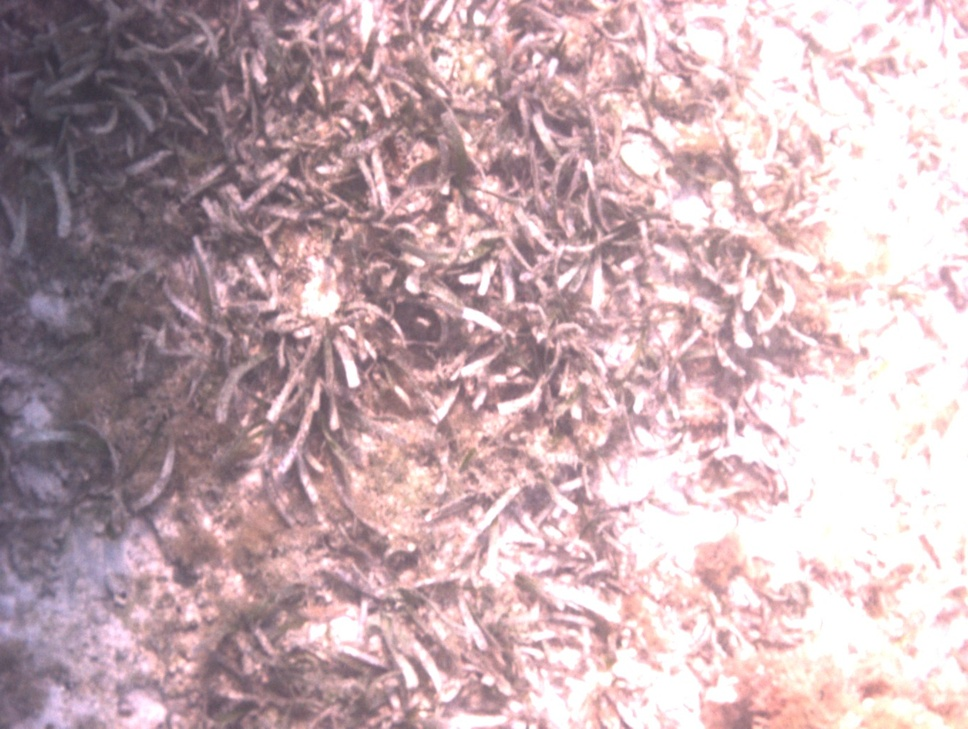
#> input picture CoralImageClassification/v.3.0/test/test.jpg, 968 x 729 px, shrunk from 1360 x 1024 before the run
$ python testNormalization.py   (Python 2 division)
#> lines starting #> are read from the running program, lines starting #| are printed output that depends on the picture
### CoralImageClassification/v.3.0/Modules/ImageIO.py
import cv
import cv2
import os
import numpy
from PIL import Image
from numpy import array


'''
Read and write images using openCV. This is a central class to read and write files and is really just a simple wrapper class. You don't need this at all!

'''


def cvread(filename):
    '''Use openCV to read an image'''
    return cv.LoadImage(filename)

# [4 lines left out: function as_array, not called in this run]


def cv2read(filename):
    '''Use cv2 to read an image'''
#> called with filename = 'test.jpg'
    return cv2.imread(filename)
#> returned value is the input picture: shape (729, 968, 3); mean B, G, R 177.8, 172.2, 197.2
#| (729, 968, 3)

# [5 lines left out: function cv2grayscale, not called in this run]

### CoralImageClassification/v.3.0/Modules/Normalization.py
import numpy
import cv2
from matplotlib import pyplot as plt

'''A class with several different ways to normalize an image'''

def Tyler(img):
    '''
    Tyler's approach to normalizing an image.
    In this approach, we set each pixel to be 255 * the fraction of RGB at that pixel, thus we normalize the intensity.
    In reality we just pull out the things that are either almost all red, green, or blue, and the rest are set to nearly black
    '''

    if (len(img.shape) < 3):
        sys.stderr.write("For tyler normalization we use the BGR image and not each channel")

    im2 = numpy.zeros_like(img)
    for j in range(img.shape[0]):
        for i in range(img.shape[1]):
            sumrgb = int(img[j,i][0]) + int(img[j,i][1]) + int(img[j,i][2])
            if sumrgb == 0:
                #print i, " ", j, " = ", sumrgb, " : ", img[j,i][0], " ", img[j,i][1], " ", img[j,i][2]
                im2[j,i] = [0,0,0]
            else:
                b = (img[j,i][0]/sumrgb)*255
                g = (img[j,i][1]/sumrgb)*255
                r = (img[j,i][2]/sumrgb)*255
                im2[j,i] = [b,g,r]
#> im2: shape (729, 968, 3); every value is 0

    return im2

def simpleNorm(img):
    '''A simple normalization to make the maximum value 255'''
    imgc=numpy.zeros_like(img)
    for i in range(img.shape[2]):
        imgc[:,:,i] = img[:,:,i] * 255.0/img[:,:,i].max()
    return imgc

def equalizeHistograms(img):
    '''Use histogram equalization on each of the channels to normalize the image.
This is only valid for grayscale images, so we will convert the image if necessary.'''
    gr = img
    if len(img.shape)==3:
        gr = cv2.cvtColor(img,cv2.COLOR_BGR2GRAY)
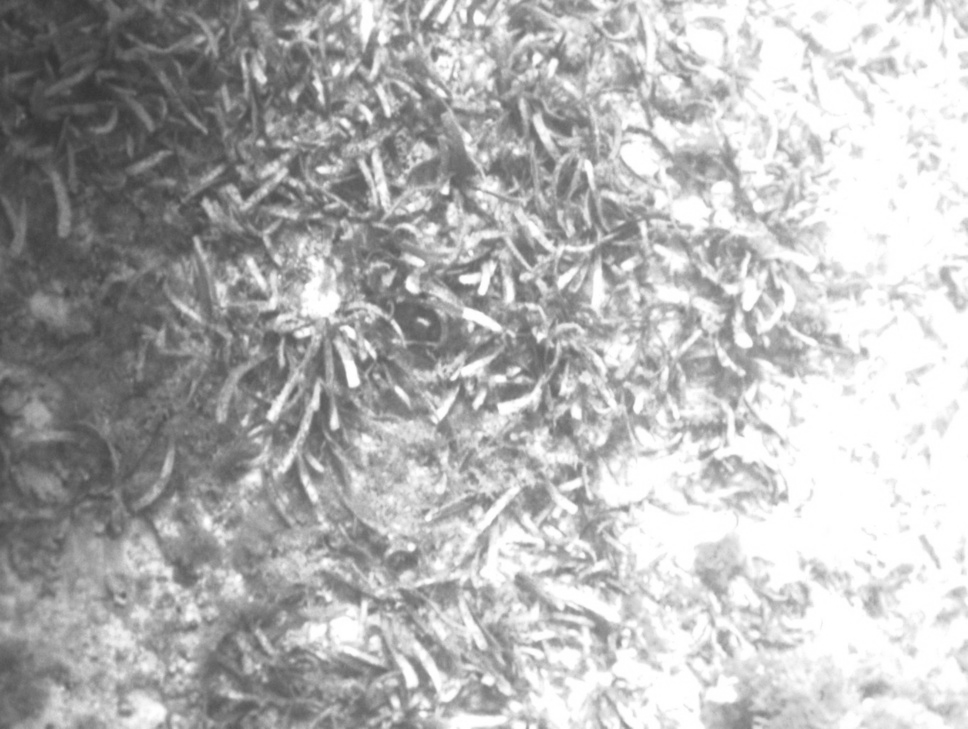
#> gr: shape (729, 968); min 50, max 255, mean 180.3

    return cv2.equalizeHist(gr)
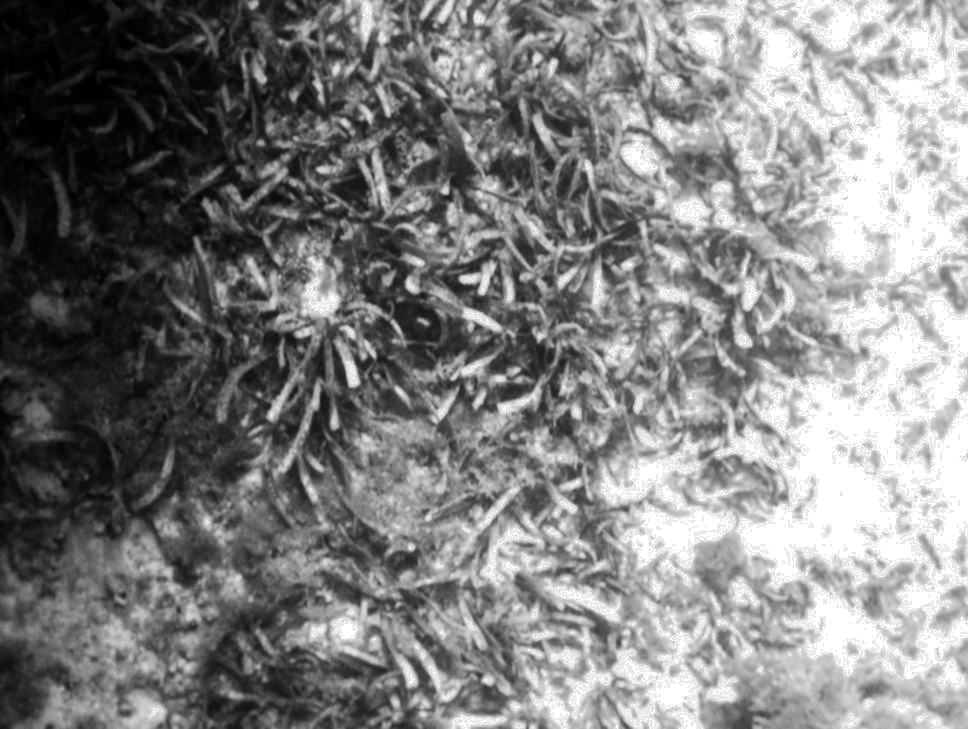
#> returned value: shape (729, 968); min 0, max 255, mean 129.4

### CoralImageClassification/v.3.0/test/testNormalization.py
import sys
sys.path.append('../Modules/')
import cv2
import ImageIO
import Normalization
from matplotlib import pyplot as plt
import numpy

'''
A test program to make sure that the Normalization methods work.

This normalizes the images, and displays them.
'''

test = 'test.jpg'
#test = "/home/redwards/Dropbox/ComputerVision/TestCode/test.png"
im = ImageIO.cv2read(test)
print im.shape


print "Testing Tylers normalization"
tn = Normalization.Tyler(im)

print "Testing histogram equalization"
he = Normalization.equalizeHistograms(im)
heo = numpy.ones_like(im)
heo[:,:,0]=he
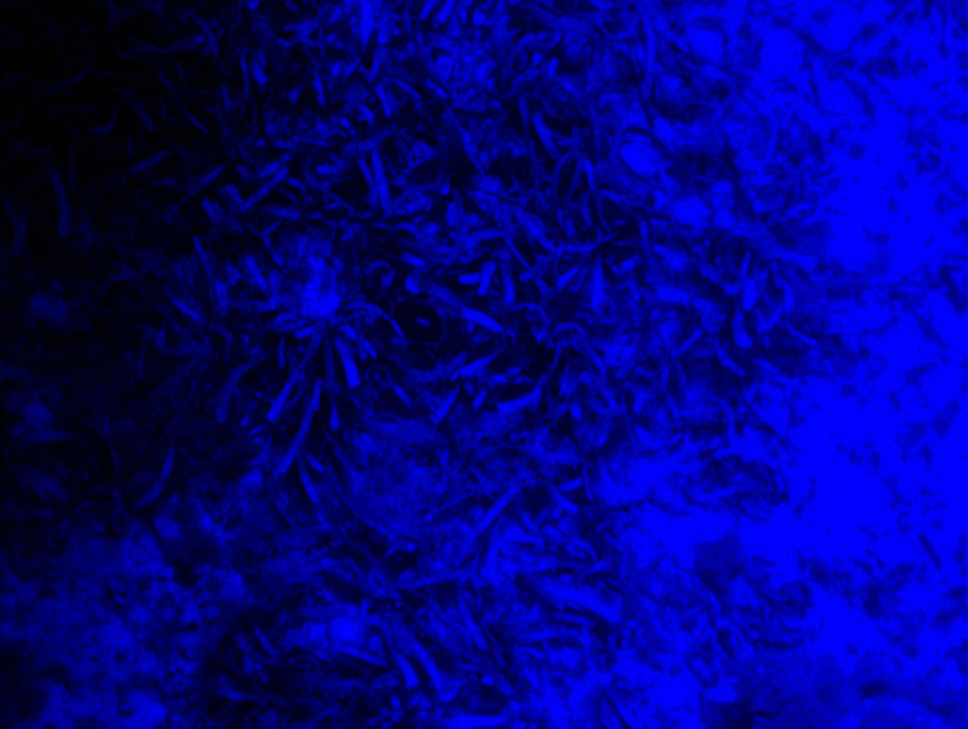
#> heo: shape (729, 968, 3); mean of channels 0, 1, 2 129.4, 1, 1; drawn as B, G, R
heo[:,:,1]=he
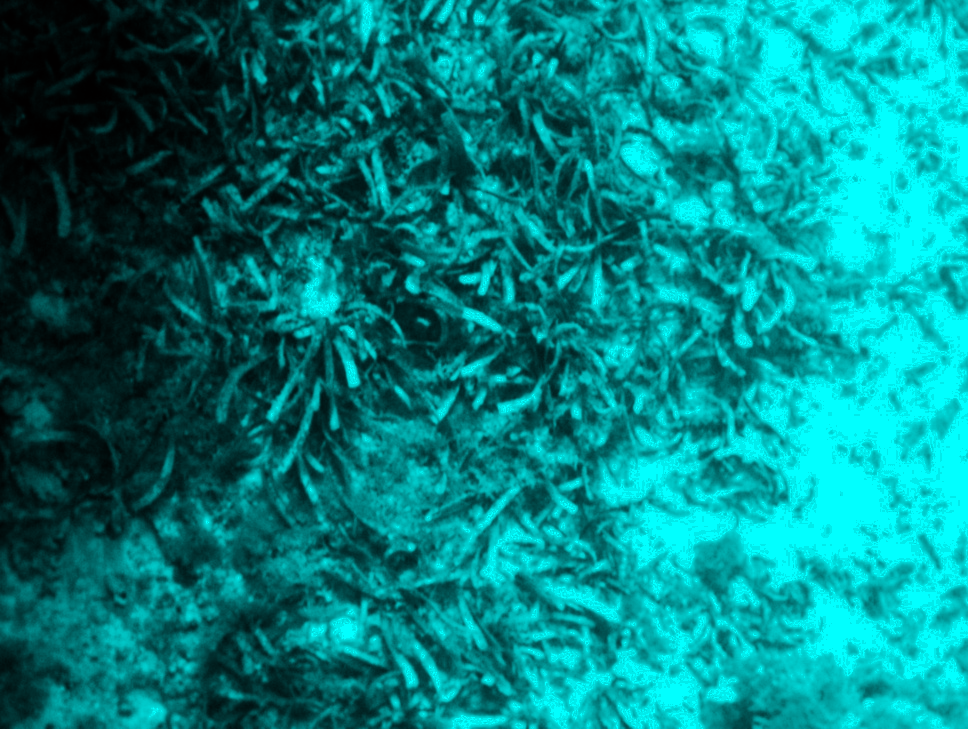
#> heo: shape (729, 968, 3); mean of channels 0, 1, 2 129.4, 129.4, 1; drawn as B, G, R
heo[:,:,2]=he

print "Simple normaliztion"
nh = Normalization.simpleNorm(im)
print nh.shape
#| (729, 968, 3)

partone = numpy.vstack([im, heo])
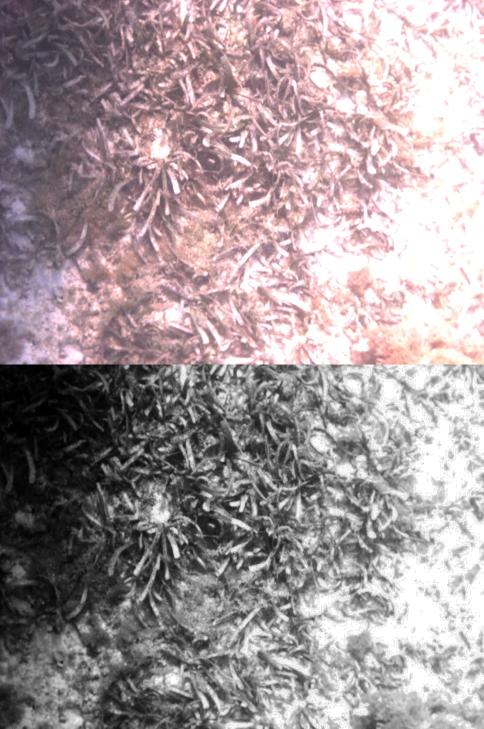
#> partone: shape (1458, 968, 3) (shown at 1/2 size); mean B, G, R 153.6, 150.8, 163.3
parttwo = numpy.vstack([tn, nh])
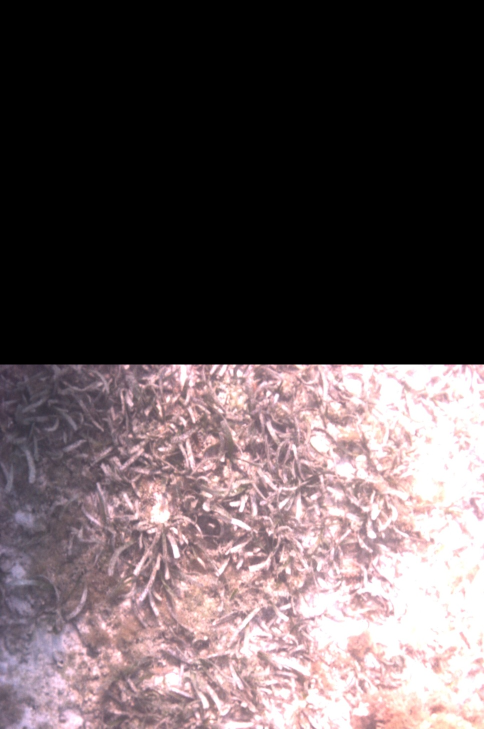
#> parttwo: shape (1458, 968, 3) (shown at 1/2 size); mean B, G, R 88.9, 86.1, 98.6

allim = numpy.hstack([partone, parttwo])
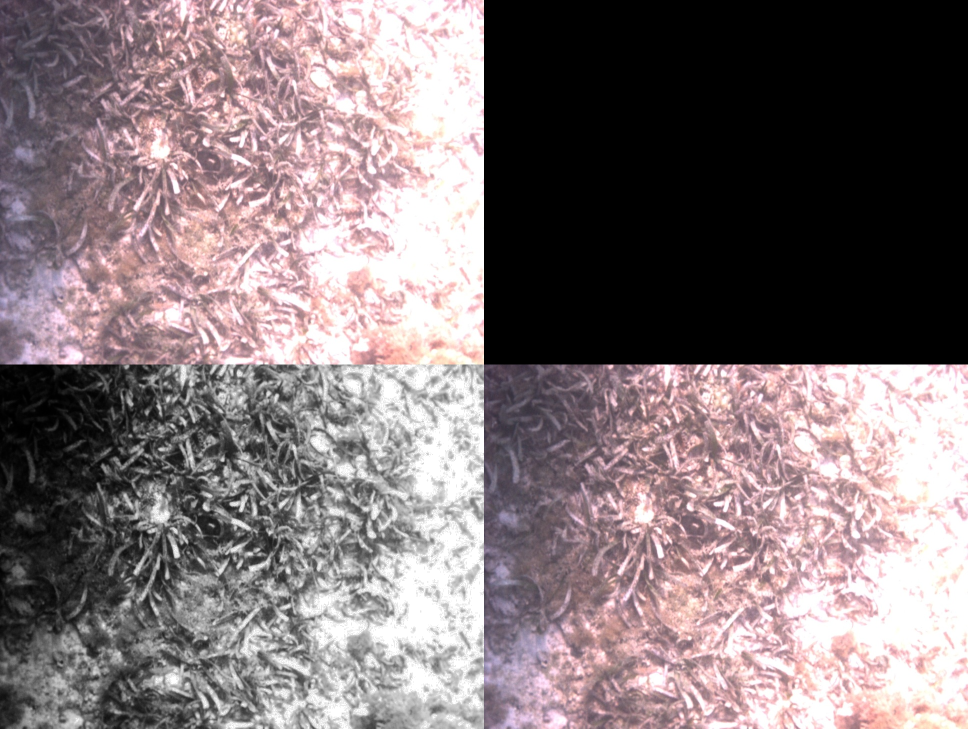
#> allim: shape (1458, 1936, 3) (shown at 1/2 size); mean B, G, R 121.2, 118.5, 130.9

print "Press any key to exit\n"
cv2.imshow('images', allim)
#cv2.imshow('grey', he)
cv2.waitKey(0)
cv2.destroyAllWindows()
